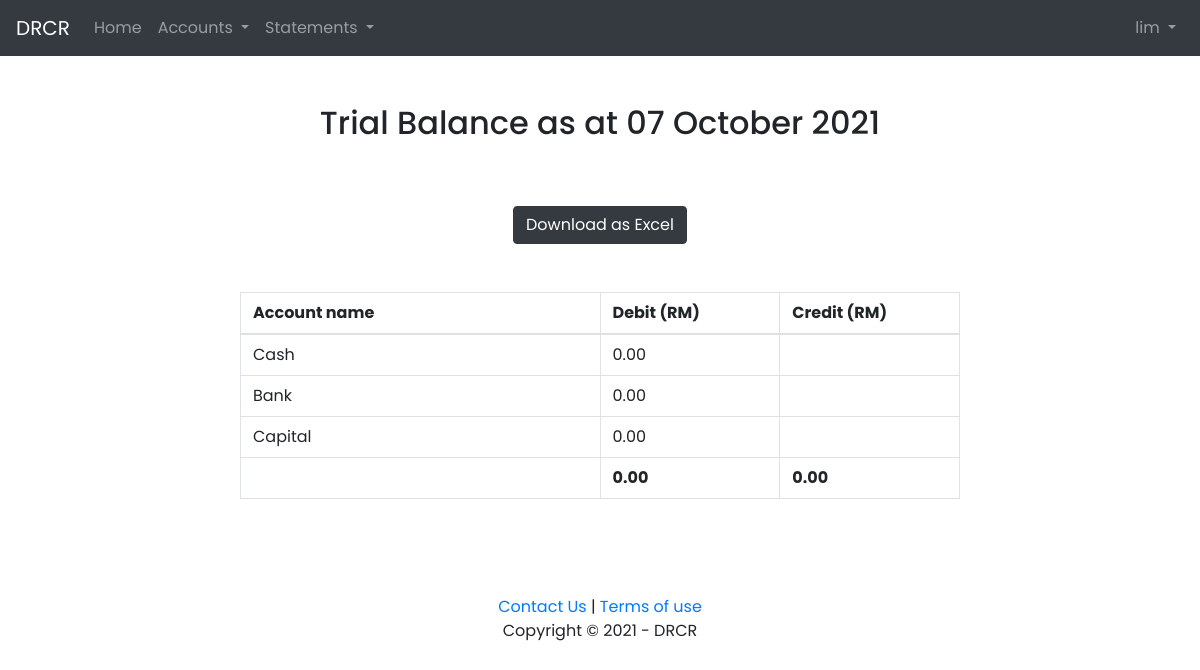
The app's page /trial-balance (signed in) with its own data.
### tables this page shows
CREATE TABLE persons (
    id INTEGER,
    name TEXT,
    password TEXT,
    date INTEGER,
    currency TEXT,
    PRIMARY KEY(id)
);

CREATE TABLE accounts (
    id INTEGER,
    name TEXT,
    type TEXT,
    subtype TEXT,
    balance REAL,
    persons_id INTEGER,
    dependency INTEGEER,
    deleted INTEGER,
    PRIMARY KEY(id),
    FOREIGN KEY(persons_id) REFERENCES persons(id)
);

### app.py (the view)
@app.route("/trial-balance")
def tb():
    if "name" not in session:
        return redirect("/")
    person = session["name"]
    conn = sqlite3.connect(path.join(root, "data.db"))
    db = conn.cursor()
    db.execute("SELECT name, balance FROM accounts WHERE persons_id = (SELECT id FROM persons WHERE name = ?) AND deleted = 0", (person, ))
    balances = db.fetchall()
    db.execute("SELECT currency FROM persons WHERE name = ?", (person, ))
    currency = db.fetchall()[0][0]
    today_date = date.today().strftime('%d %B %Y')
    accounts = []
    for balance in balances:
        if balance[1] >= 0:
            accounts.append([balance[0], toabs(balance[1]), None])
        else:
            accounts.append([balance[0], None, toabs(balance[1])])
    db.execute("SELECT SUM(balance) FROM accounts WHERE persons_id = (SELECT id FROM persons WHERE name = ?) AND deleted = 0 AND balance >= 0", (person, ))
    debit_total = toabs(db.fetchall()[0][0])
    db.execute("SELECT SUM(balance) FROM accounts WHERE persons_id = (SELECT id FROM persons WHERE name = ?) AND deleted = 0 AND balance >= 0", (person, ))
    credit_total = toabs(db.fetchall()[0][0])
    conn.close()
    return render_template("trial-balance.html", accounts=accounts, debit_total=debit_total, credit_total=credit_total, today_date=today_date, currency=currency)

### app.py (called while the page is built)
def toabs(amount):
    return f"{abs(amount):,.2f}"

### templates/trial-balance.html (shortened to what this page needs)
{% extends "layout.html" %}
{% block main %}
    <h1 class="statement-h1">Trial Balance as at {{ today_date }}</h1>
    <div class="statement-container">
        <div class="edit-delete">
            <a href="/trial-balance/download-excel" class="button-link"><button type="submit" class="btn btn-dark transaction-btn" id="download-excel">Download as Excel</button></a>
        </div>
        <div class="overflow">
            <table class="table table-bordered">
                <colgroup>
                    <col span="1" style="width: 50%;">
                    <col span="1" style="width: 25%;">
                    <col span="1" style="width: 25%;">
                </colgroup>
                <thead>
                    <th>Account name</th>
                    <th>Debit ({{ currency }})</th>
                    <th>Credit ({{ currency }})</th>
                </thead>
                <tbody>
                    {% for account in accounts %}
                    <tr>
                        <td>{{ account[0] }}</td>
                        {% if account[1] %}
                            <td>{{ account[1] }}</td>
                            <td></td>
                        {% else %}
                            <td></td>
                            <td>{{ account[2] }}</td>
                        {% endif %}
                    </tr>
                {% endfor %}
                </tbody>
                <tfoot>
                    <tr>
                        <td></td>
                        <td class="td-bold">{{ debit_total }}</td>
                        <td class="td-bold">{{ credit_total }}</td>
                    </tr>
                </tfoot>
            </table>
        </div>
    </div>
{% endblock %}

### templates/layout.html (shortened to what this page needs)
<!DOCTYPE html>
<html lang="en">
    <head>
        <link rel="stylesheet" href="../static/bootstrap.min.css">
        <link rel="stylesheet" type="text/css" href="https://cdn.datatables.net/1.11.0/css/jquery.dataTables.css">
        <link href="../static/styles.css" rel="stylesheet">
    </head>
    <body>
        <nav class="navbar navbar-expand-lg navbar-dark bg-dark">
            <a class="navbar-brand" href="/">DRCR</a>
            <div class="collapse navbar-collapse" id="navbarNavDropdown">
              {% if session.name %}
                <ul class="navbar-nav mr-auto">
                  <li class="nav-item">
                    <a class="nav-link" href="/home">Home</a>
                  </li>
                  <li class="nav-item dropdown">
                    <a class="nav-link dropdown-toggle" href="#" id="navbarDropdownMenuLink" data-toggle="dropdown" aria-haspopup="true" aria-expanded="false">
                      Accounts
                    </a>
                  </li>
                  <li class="nav-item dropdown">
                    <a class="nav-link dropdown-toggle" href="#" id="navbarDropdownMenuLink" data-toggle="dropdown" aria-haspopup="true" aria-expanded="false">
                      Statements
                    </a>
                  </li>
                </ul>
                <ul class="navbar-nav ml-auto">
                  <li class="nav-item dropdown">
                    <a class="nav-link dropdown-toggle" href="#" id="navbarDropdownMenuLink" data-toggle="dropdown" aria-haspopup="true" aria-expanded="false">
                      {{ session.name }}
                    </a>
                  </li>
                </ul>
              {% else %}
                <ul class="navbar-nav ml-auto">
                  <li class="nav-item">
                    <a class="nav-link" href="/login">Log In</a>
                  </li>
                </ul>
              {% endif %}
            </div>
          </nav>
        <main>{% block main %}{% endblock %}</main>
        <footer>
            <div><a href="mailto:drcr.contact@gmail.com">Contact Us</a> | <a href="/terms-of-use">Terms of use</a></div>
            <div>Copyright &copy 2021 - DRCR</div>
        </footer>
    </body>
</html>

### static/styles.css (style rules this page uses)
body { font-family: 'Poppins', sans-serif; font-weight: normal; font-size: 10px; }
h1 { font-size: 3rem; text-align: center; margin: 3rem auto; }
nav a { text-align: center; font-size: 1rem; }
footer { text-align: center; margin: 5rem auto; font-size: 1rem; }
.transaction-btn { display: flex; margin: 1rem auto; }
.button-link { color: white; }
table { font-size: 1rem; }
.edit-delete { text-align: center; margin: 2rem auto; }
.edit-delete button { display: inline-block }
.overflow { overflow-x: auto; }
.statement-container { width: 60%; margin: 2rem auto; font-size: 1.2rem; }
.td-bold { font-weight: bold; }
.statement-h1 { font-size: 2rem; }
td:empty::after { content: "\00a0"; }
table td { border-collapse:collapse }
tr { line-height: 1rem; }

### records on screen
persons: name "lim", currency "RM"
accounts: name "Cash", balance "0.00"
accounts: name "Bank", balance "0.00"
accounts: name "Capital", balance "0.00"

### other values on screen
{{ today_date }} "07 October 2021"
{{ debit_total }} "0.00"
{{ credit_total }} "0.00"
